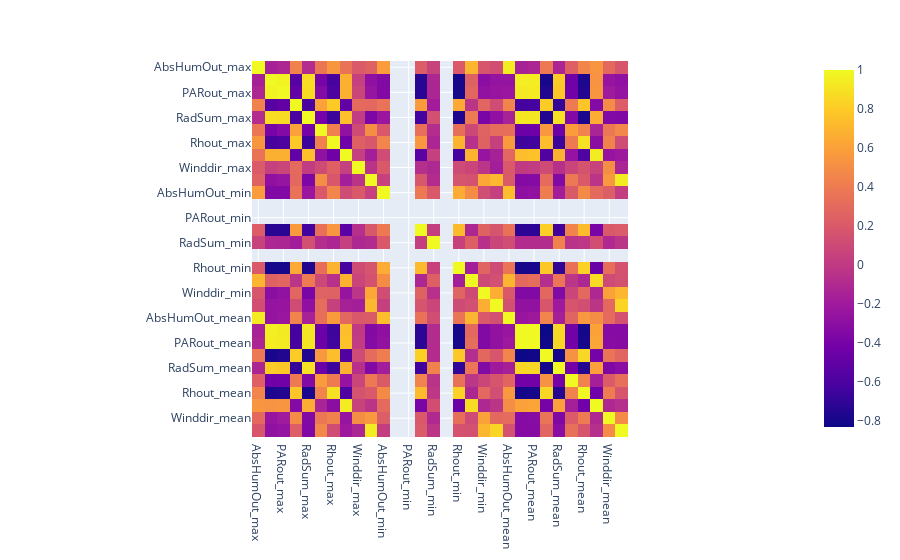

Here is the notebook cell this chart was saved with:
### Code cell
plt.figure(figsize = (20,20))
px.imshow(corr)

### Figure 1 — Plotly figure (JSON) as saved in the notebook; plotly's stock layout.template omitted (floating-point values rounded to 4 significant figures; data arrays with more than 128 entries replaced by an {"elided": "..."} marker saying what was removed)
{"data": [{"coloraxis": "coloraxis", "hovertemplate": "x: %{x}<br>y: %{y}<br>color: %{z}<extra></extra>", "name": "0", "type": "heatmap", "x": ["AbsHumOut_max", "Iglob_max", "PARout_max", "Pyrgeo_max", "RadSum_max", "Rain_max", "Rhout_max", "Tout_max", "Winddir_max", "Windsp_max", "AbsHumOut_min", "Iglob_min", "PARout_min", "Pyrgeo_min", "RadSum_min", "Rain_min", "Rhout_min", "Tout_min", "Winddir_min", "Windsp_min", "AbsHumOut_mean", "Iglob_mean", "PARout_mean", "Pyrgeo_mean", "RadSum_mean", "Rain_mean", "Rhout_mean", "Tout_mean", "Winddir_mean", "Windsp_mean"], "xaxis": "x", "y": ["AbsHumOut_max", "Iglob_max", "PARout_max", "Pyrgeo_max", "RadSum_max", "Rain_max", "Rhout_max", "Tout_max", "Winddir_max", "Windsp_max", "AbsHumOut_min", "Iglob_min", "PARout_min", "Pyrgeo_min", "RadSum_min", "Rain_min", "Rhout_min", "Tout_min", "Winddir_min", "Windsp_min", "AbsHumOut_mean", "Iglob_mean", "PARout_mean", "Pyrgeo_mean", "RadSum_mean", "Rain_mean", "Rhout_mean", "Tout_mean", "Winddir_mean", "Windsp_mean"], "yaxis": "y", "z": {"elided": "30x30 float values"}}], "layout": {"coloraxis": {"colorscale": [[0, "#0d0887"], [0.1111, "#46039f"], [0.2222, "#7201a8"], [0.3333, "#9c179e"], [0.4444, "#bd3786"], [0.5556, "#d8576b"], [0.6667, "#ed7953"], [0.7778, "#fb9f3a"], [0.8889, "#fdca26"], [1, "#f0f921"]]}, "margin": {"t": 60}, "xaxis": {"anchor": "y", "constrain": "domain", "domain": [0, 1], "scaleanchor": "y"}, "yaxis": {"anchor": "x", "autorange": "reversed", "constrain": "domain", "domain": [0, 1]}}}
